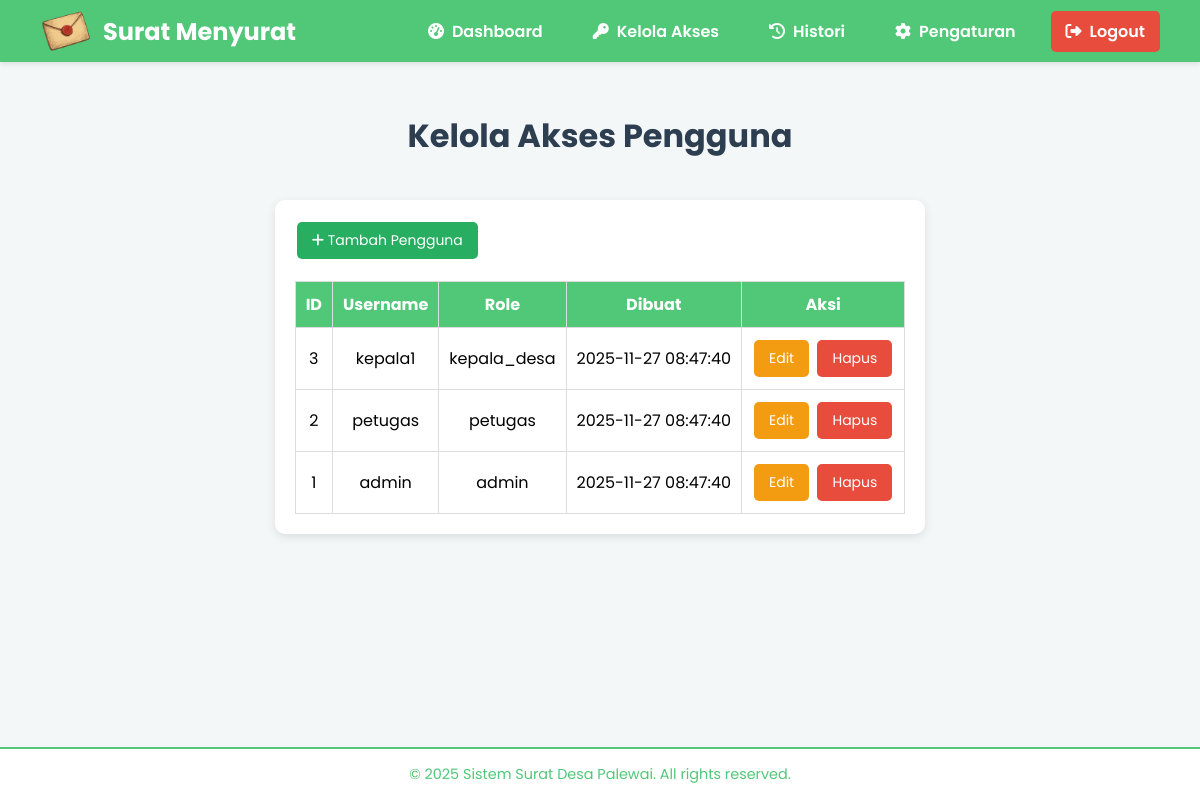
The page /kelola_akses.php (signed in) on the database its author committed.
### tables this page shows
CREATE TABLE `users` (
  `id` int(11) NOT NULL,
  `username` varchar(50) NOT NULL,
  `password` varchar(50) NOT NULL,
  `role` enum('admin','petugas','kepala_desa') NOT NULL,
  `created_at` timestamp NOT NULL DEFAULT current_timestamp()
);

### kelola_akses.php (the view, shortened to what this page needs)
<?php
include 'config.php';
?>
<!DOCTYPE html>
<html lang="id">
<head>
<link rel="stylesheet" href="https://cdnjs.cloudflare.com/ajax/libs/font-awesome/6.4.0/css/all.min.css">
</head>
<body>
<header>
    <div class="logo">
        <img src="icon.png" alt="Logo">
        <span>Surat Menyurat</span>
    </div>
    <nav>
        <a href="admin_dashboard.php"><i class="fas fa-tachometer-alt"></i> Dashboard</a>
        <a href="kelola_akses.php"><i class="fas fa-key"></i> Kelola Akses</a>
        <a href="histori.php"><i class="fas fa-history"></i> Histori</a>
        <a href="setting.php"><i class="fas fa-cog"></i> Pengaturan</a>
        <a href="logout.php" class="logout"><i class="fas fa-sign-out-alt"></i> Logout</a>
    </nav>
</header>
<div class="main">
    <h1>Kelola Akses Pengguna</h1>
    <div class="container">
        <button class="btn btn-add" onclick="document.getElementById('modalTambah').style.display='flex'">
            <i class="fa fa-plus"></i> Tambah Pengguna
        </button>
        <table>
            <tr>
                <th>ID</th>
                <th>Username</th>
                <th>Role</th>
                <th>Dibuat</th>
                <th>Aksi</th>
            </tr>
            <?php
            $users = mysqli_query($conn, "SELECT * FROM users ORDER BY id DESC");
            while($row = mysqli_fetch_assoc($users)){
                echo "
                <tr>
                    <td>$row[id]</td>
                    <td>$row[username]</td>
                    <td>$row[role]</td>
                    <td>$row[created_at]</td>
                    <td>
                        <button class='btn btn-edit' onclick=\"editUser('$row[id]', '$row[username]', '$row[role]')\">Edit</button>
                        <a href='kelola_akses.php?hapus=$row[id]' onclick=\"return confirm('Yakin ingin menghapus?')\">
                            <button class='btn btn-del'>Hapus</button>
                        </a>
                    </td>
                </tr>";
            }
            ?>
        </table>
    </div>
</div>
<footer>
    &copy; <?=date('Y')?> Sistem Surat Desa Palewai. All rights reserved.
</footer>
</body>
</html>

### kelola_akses.php (style rules this page uses)
* { margin:0;padding:0;box-sizing:border-box;font-family:'Poppins',sans-serif; }
html, body { height:100%; }
body { background:#f4f7f8; display:flex; flex-direction:column; min-height:100vh; }
header { background:#50C878; color:white; display:flex; justify-content:space-between; align-items:center; padding:10px 40px; box-shadow:0 2px 5px rgba(0,0,0,0.1); flex-wrap: wrap; }
header .logo { display:flex; align-items:center; }
header .logo img { height:42px; margin-right:12px; }
header .logo span { font-weight:700; font-size:1.5rem; }
nav { display:flex; flex-wrap: wrap; align-items:center; }
nav a { color:white; text-decoration:none; margin-left:20px; font-weight:600; padding:8px 15px; border-radius:5px; display:flex; align-items:center; transition:0.3s; }
nav a i { margin-right:8px; }
nav a.logout { background:#e74c3c; }
.main { flex:1; max-width:1100px; margin:50px auto; display:flex; flex-direction:column; align-items:center; padding:0 20px 40px; }
h1 { color:#2c3e50;margin-bottom:10px;text-align:center; }
footer { background:white; color:#50C878; text-align:center; padding:15px 20px; font-size:0.9rem; border-top:2px solid #50C878; margin-top:auto; }
.container { width:100%; max-width:1100px; background:white; padding:20px; margin:30px auto; border-radius:10px; box-shadow:0 3px 10px rgba(0,0,0,0.1); }
table { width:100%; border-collapse:collapse; margin-top:20px; }
table th, table td { border:1px solid #ddd; padding:10px; text-align:center; }
table th { background:#50C878;color:white; }
.btn { padding:8px 15px; border:none; border-radius:5px; cursor:pointer; font-size:14px; margin:2px; }
.btn-add { background:#27ae60;color:white; }
.btn-edit { background:#f39c12;color:white; }
.btn-del { background:#e74c3c;color:white; }

### rows shown on the page
users: id "3", username "kepala1", role "kepala_desa", created_at "2025-11-27 08:47:40"
users: id "2", username "petugas", role "petugas", created_at "2025-11-27 08:47:40"
users: id "1", username "admin", role "admin", created_at "2025-11-27 08:47:40"
